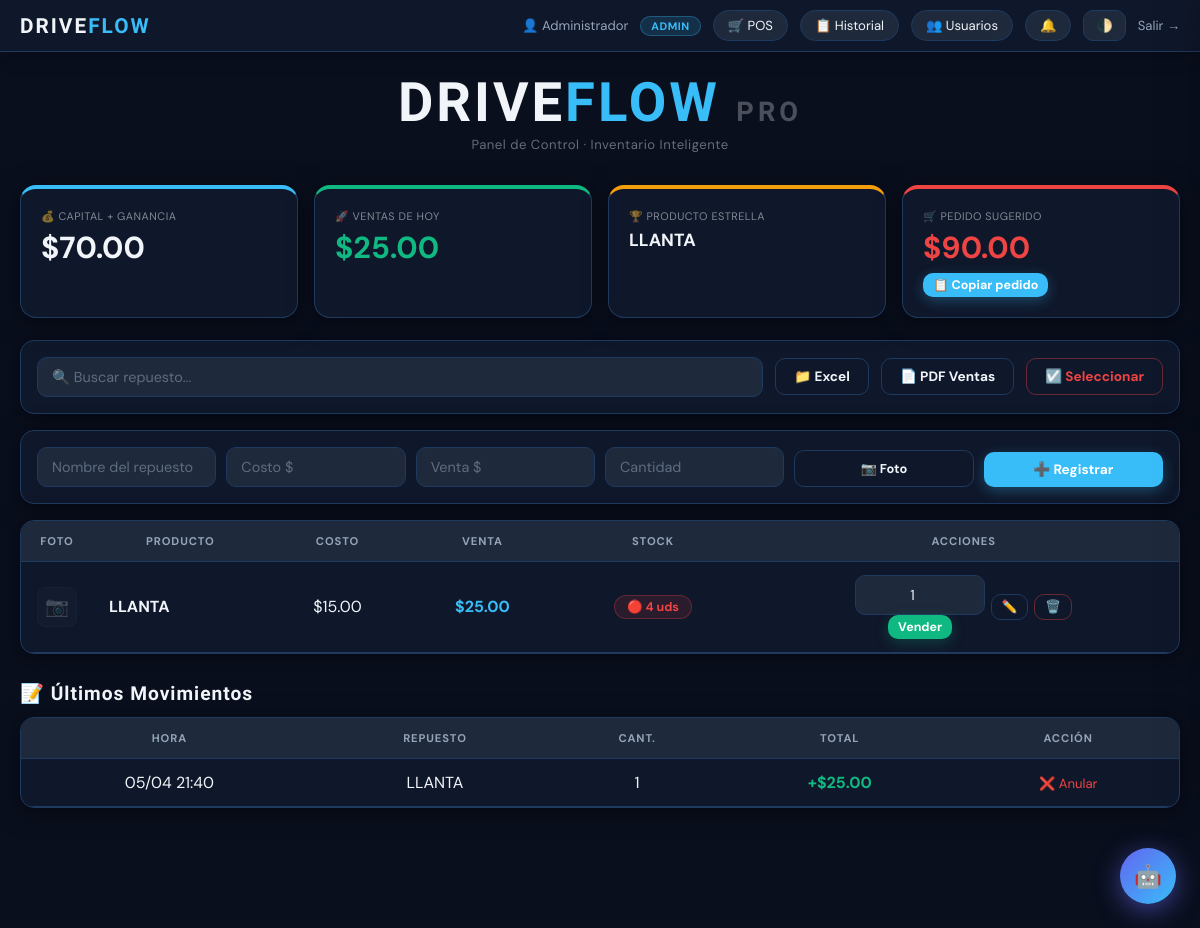
/ (signed in), run on the app's committed database.
### models.py (models this page shows)
class Repuesto(db.Model):
    __tablename__ = 'repuesto'
    id           = db.Column(db.Integer, primary_key=True)
    nombre       = db.Column(db.String(100), nullable=False, unique=True)
    p_costo      = db.Column(db.Float, nullable=False)
    p_venta      = db.Column(db.Float, nullable=False)
    stock        = db.Column(db.Integer, nullable=False, default=0)
    vendido      = db.Column(db.Integer, default=0)
    stock_minimo = db.Column(db.Integer, default=5)
    foto_url     = db.Column(db.String(255), nullable=True)   # ← foto del producto
    ventas    = db.relationship('Venta', backref='repuesto', cascade='all, delete-orphan', lazy=True)
    historial = db.relationship('HistorialStock', backref='repuesto', cascade='all, delete-orphan', lazy=True)
    @property
    def estado_stock(self):
        if self.stock == 0:                     return 'agotado'
        if self.stock <= self.stock_minimo:     return 'critico'
        if self.stock <= self.stock_minimo * 2: return 'bajo'
        return 'ok'

class Venta(db.Model):
    __tablename__ = 'venta'
    id                 = db.Column(db.Integer, primary_key=True)
    repuesto_id        = db.Column(db.Integer, db.ForeignKey('repuesto.id', ondelete='CASCADE'), nullable=False)
    usuario_id         = db.Column(db.Integer, db.ForeignKey('usuario.id'), nullable=True)
    cliente_nombre     = db.Column(db.String(100), nullable=True)
    cliente_whatsapp   = db.Column(db.String(20), nullable=True)   # ← WhatsApp opcional
    cantidad           = db.Column(db.Integer, nullable=False)
    total_venta        = db.Column(db.Float, nullable=False)
    ganancia_operacion = db.Column(db.Float, nullable=False)
    fecha              = db.Column(db.DateTime, default=datetime.utcnow)

### routes/inventario.py (the view)
@inventario_bp.route('/')
def inicio():
    busqueda   = request.args.get('buscar','').upper().strip()
    inventario = (Repuesto.query.filter(func.upper(Repuesto.nombre).contains(busqueda)).all()
                  if busqueda else Repuesto.query.all())
    ventas = Venta.query.order_by(Venta.fecha.desc()).limit(15).all()
    return render_template('index.html', inventario=inventario, ventas=ventas, **_stats())

### routes/inventario.py (called while the page is built)
def puede_ver_costos():
    return session.get('user_rol') in ROLES_PRIVILEGIADOS

### templates/index.html (shortened to what this page needs)
<!DOCTYPE html>
<html lang="es">
<head>
    <link rel="stylesheet" href="{{ url_for('static', filename='css/main.css') }}">
</head>
<body>
<nav class="topbar">
    <div class="topbar-left">
        <span class="logo-sm">DRIVE<span>FLOW</span></span>
    </div>
    <div class="topbar-right">
        <a href="/perfil" class="user-info" style="text-decoration:none;cursor:pointer">👤 {{ session.get('user_nombre','Usuario') }}</a>
        <span class="rol-badge rol-{{ session.get('user_rol','vendedor') }}">{{ session.get('user_rol','vendedor').upper() }}</span>
        <a href="/pos" class="btn-alerta" style="text-decoration:none">🛒 POS</a>
        <a href="/historial" class="btn-alerta" style="text-decoration:none">📋 Historial</a>
        {% if session.get('user_rol') == 'admin' %}
        <a href="/usuarios" class="btn-alerta" style="text-decoration:none">👥 Usuarios</a>
        {% endif %}
        <button class="btn-alerta" onclick="toggleAlertas()" id="btnAlerta">
            🔔 <span class="badge-count" id="badgeCount" style="display:none">0</span>
        </button>
        <button class="theme-btn" onclick="toggleTheme()">🌓</button>
        <a href="/logout" class="btn-logout">Salir →</a>
    </div>
</nav>
<div class="container">
    <header class="site-header">
        <h1 class="logo-main">DRIVE<span>FLOW</span> <em>PRO</em></h1>
        <p class="tagline">Panel de Control · Inventario Inteligente</p>
    </header>
    <div class="kpis">
        {% if puede_costos %}
        <div class="kpi kpi-blue">
            <small>💰 CAPITAL + GANANCIA</small>
            <strong>${{ "{:,.2f}".format((inversion or 0) + ganancia) }}</strong>
        </div>
        {% endif %}
        <div class="kpi kpi-green">
            <small>🚀 VENTAS DE HOY</small>
            <strong style="color:var(--success)">${{ "{:,.2f}".format(total_hoy) }}</strong>
        </div>
        <div class="kpi kpi-yellow">
            <small>🏆 PRODUCTO ESTRELLA</small>
            <strong style="font-size:1.1em">{{ estrella }}</strong>
        </div>
        {% if puede_costos %}
        <div class="kpi kpi-red">
            <small>🛒 PEDIDO SUGERIDO</small>
            <strong style="color:var(--danger)">${{ "{:,.2f}".format(inversion_sugerida or 0) }}</strong>
            <button onclick="copiarPedido()" class="btn btn-sm btn-primary" style="margin-top:8px">📋 Copiar pedido</button>
        </div>
        {% endif %}
    </div>
    <div class="toolbar card">
        <form action="/" method="GET" style="flex:1">
            <input type="text" name="buscar" placeholder="🔍 Buscar repuesto..." value="{{ request.args.get('buscar','') }}" autocomplete="off">
        </form>
        {% if puede_costos %}
        <form action="/subir_masivo" method="POST" enctype="multipart/form-data">
            <label class="btn btn-outline">
                📁 Excel
            </label>
        </form>
        {% endif %}
        <a href="/reportes/ventas_pdf?dias=30" class="btn btn-outline" target="_blank">📄 PDF Ventas</a>
        {% if puede_costos %}
        <button class="btn btn-outline btn-red" onclick="toggleSeleccion()" id="btnSelec">☑️ Seleccionar</button>
        {% endif %}
    </div>
    {% if puede_costos %}
    <form action="/agregar" method="POST" class="card form-add" enctype="multipart/form-data">
        <input type="text"   name="nombre"  placeholder="Nombre del repuesto" required>
        <input type="number" name="p_costo" placeholder="Costo $"   step="0.01" min="0.01" required>
        <input type="number" name="p_venta" placeholder="Venta $"   step="0.01" min="0.01" required>
        <input type="number" name="stock"   placeholder="Cantidad"  min="0"     required>
        <label class="btn btn-outline" style="cursor:pointer;font-size:.8em">
            📷 Foto
        </label>
        <button type="submit" class="btn btn-primary">➕ Registrar</button>
    </form>
    {% endif %}
    <div class="card card-table">
        <table>
            <thead>
                <tr>
                    <th style="width:52px">Foto</th>
                    <th>Producto</th>
                    {% if puede_costos %}<th>Costo</th>{% endif %}
                    <th>Venta</th>
                    <th>Stock</th>
                    <th>Acciones</th>
                </tr>
            </thead>
            <tbody id="tbodyInventario">
            {% for p in inventario %}
            <tr class="fila" data-id="{{ p.id }}">
                <td>
                    {% if p.foto_url %}
                    <img src="/static/{{ p.foto_url }}" style="width:40px;height:40px;object-fit:cover;border-radius:8px;border:1px solid var(--border)" onclick="verFoto('/static/{{ p.foto_url }}','{{ p.nombre }}')" class="foto-thumb">
                    {% else %}
                    <div style="width:40px;height:40px;border-radius:8px;background:var(--panel2);border:1px solid var(--border);display:flex;align-items:center;justify-content:center;opacity:.3;font-size:1.2em">📷</div>
                    {% endif %}
                </td>
                <td class="td-left"><b>{{ p.nombre }}</b></td>
                {% if puede_costos %}
                <td>${{ "{:,.2f}".format(p.p_costo) }}</td>
                {% endif %}
                <td style="color:var(--primary);font-weight:700">${{ "{:,.2f}".format(p.p_venta) }}</td>
                <td>
                    <span class="stock-badge stock-{{ p.estado_stock }}">
                        {% if p.estado_stock=='agotado' %}💀
                        {% elif p.estado_stock=='critico' %}🔴
                        {% elif p.estado_stock=='bajo' %}🟡
                        {% else %}🟢{% endif %}
                        {{ p.stock }} uds
                    </span>
                </td>
                <td>
                    <div class="actions">
                        <form action="/vender/{{ p.id }}" method="POST" onsubmit="return onVender(event,this)">
                            <input type="number" name="cantidad_venta" value="1" min="1" max="{{ p.stock }}" class="qty">
                            <button type="submit" class="btn btn-success btn-sm">Vender</button>
                        </form>
                        {% if puede_costos %}
                        <button class="btn btn-outline btn-sm" onclick="abrirEditar('{{ p.id }}','{{ p.nombre }}','{{ p.p_costo }}','{{ p.p_venta }}','{{ p.stock }}','{{ p.foto_url or '' }}')">✏️</button>
                        <a href="/eliminar_producto/{{ p.id }}" class="btn btn-outline btn-sm btn-red" onclick="return onEliminar(event,this,'{{ p.nombre }}')">🗑️</a>
                        {% endif %}
                    </div>
                </td>
            </tr>
            {% else %}
            <tr><td colspan="7" class="empty">Sin resultados en inventario.</td></tr>
            {% endfor %}
            </tbody>
        </table>
    </div>
    <h3 class="sec-title">📝 Últimos Movimientos</h3>
    <div class="card card-table">
        <table>
            <thead>
                <tr><th>Hora</th><th>Repuesto</th><th>Cant.</th><th>Total</th><th>Acción</th></tr>
            </thead>
            <tbody>
            {% for v in ventas %}
            <tr>
                <td>{{ v.fecha.strftime('%d/%m %H:%M') }}</td>
                <td>{{ v.repuesto.nombre }}</td>
                <td>{{ v.cantidad }}</td>
                <td style="color:var(--success);font-weight:700">+${{ "{:,.2f}".format(v.total_venta) }}</td>
                <td><a href="/eliminar_venta/{{ v.id }}" class="link-danger" onclick="return confirm('¿Anular venta?')">❌ Anular</a></td>
            </tr>
            {% else %}
            <tr><td colspan="5" class="empty">Sin movimientos hoy.</td></tr>
            {% endfor %}
            </tbody>
        </table>
    </div>
</div>
<button id="iaBtn" onclick="toggleIA()" title="Asistente IA">🤖</button>
</body>
</html>

### data on the page
Repuesto: nombre "LLANTA", p_costo "15.00", p_venta "25.00", stock "4"
Venta: fecha "05/04 21:40", repuesto.nombre "LLANTA", cantidad "1", total_venta "25.00"

### other printed values
{{ session.get('user_nombre','Usuario') }} "Administrador"
{{ session.get('user_rol','vendedor').upper() }} "ADMIN"
{{ "{:,.2f}".format((inversion or 0) + ganancia) }} "70.00"
{{ "{:,.2f}".format(total_hoy) }} "25.00"
{{ "{:,.2f}".format(inversion_sugerida or 0) }} "90.00"
